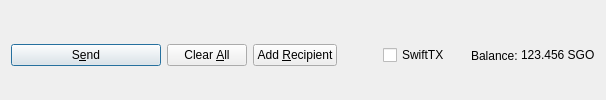
         <widget class="QFrame" name="frame_Send">
          <layout class="QHBoxLayout" name="horizontalLayout">
           <property name="bottomMargin">
            <number>0</number>
           </property>
           <item>
            <widget class="QPushButton" name="sendButton">
             <property name="minimumSize">
              <size>
               <width>150</width>
               <height>0</height>
              </size>
             </property>
             <property name="toolTip">
              <string>Confirm the send action</string>
             </property>
             <property name="text">
              <string>S&amp;end</string>
             </property>
             <property name="icon">
              <iconset resource="../segreto.qrc">
               <normaloff>:/icons/send</normaloff>:/icons/send</iconset>
             </property>
             <property name="autoDefault">
              <bool>false</bool>
             </property>
             <property name="default">
              <bool>true</bool>
             </property>
            </widget>
           </item>
           <item>
            <widget class="QPushButton" name="clearButton">
             <property name="sizePolicy">
              <sizepolicy hsizetype="Minimum" vsizetype="Fixed">
               <horstretch>0</horstretch>
               <verstretch>0</verstretch>
              </sizepolicy>
             </property>
             <property name="toolTip">
              <string>Clear all fields of the form.</string>
             </property>
             <property name="text">
              <string>Clear &amp;All</string>
             </property>
             <property name="icon">
              <iconset resource="../segreto.qrc">
               <normaloff>:/icons/remove</normaloff>:/icons/remove</iconset>
             </property>
             <property name="autoDefault">
              <bool>false</bool>
             </property>
            </widget>
           </item>
           <item>
            <widget class="QPushButton" name="addButton">
             <property name="toolTip">
              <string>Send to multiple recipients at once</string>
             </property>
             <property name="text">
              <string>Add &amp;Recipient</string>
             </property>
             <property name="icon">
              <iconset resource="../segreto.qrc">
               <normaloff>:/icons/add</normaloff>:/icons/add</iconset>
             </property>
             <property name="autoDefault">
              <bool>false</bool>
             </property>
            </widget>
           </item>
           <item>
            <spacer name="horizontalSpacer">
             <property name="orientation">
              <enum>Qt::Horizontal</enum>
             </property>
             <property name="sizeHint" stdset="0">
              <size>
               <width>40</width>
               <height>20</height>
              </size>
             </property>
            </spacer>
           </item>
           <item>
            <layout class="QHBoxLayout" name="horizontalLayout_2">
             <property name="spacing">
              <number>3</number>
             </property>
             <item>
              <widget class="QCheckBox" name="checkSwiftTX">
               <property name="enabled">
                <bool>true</bool>
               </property>
               <property name="minimumSize">
                <size>
                 <width>85</width>
                 <height>0</height>
                </size>
               </property>
               <property name="text">
                <string>SwiftTX</string>
               </property>
              </widget>
             </item>
             <item>
              <widget class="QLabel" name="label">
               <property name="text">
                <string>Balance:</string>
               </property>
              </widget>
             </item>
             <item>
              <widget class="QLabel" name="labelBalance">
               <property name="sizePolicy">
                <sizepolicy hsizetype="Preferred" vsizetype="Fixed">
                 <horstretch>0</horstretch>
                 <verstretch>0</verstretch>
                </sizepolicy>
               </property>
               <property name="cursor">
                <cursorShape>IBeamCursor</cursorShape>
               </property>
               <property name="text">
                <string notr="true">123.456 SGO</string>
               </property>
               <property name="textInteractionFlags">
                <set>Qt::LinksAccessibleByMouse|Qt::TextSelectableByKeyboard|Qt::TextSelectableByMouse</set>
               </property>
              </widget>
             </item>
            </layout>
           </item>
          </layout>
         </widget>
